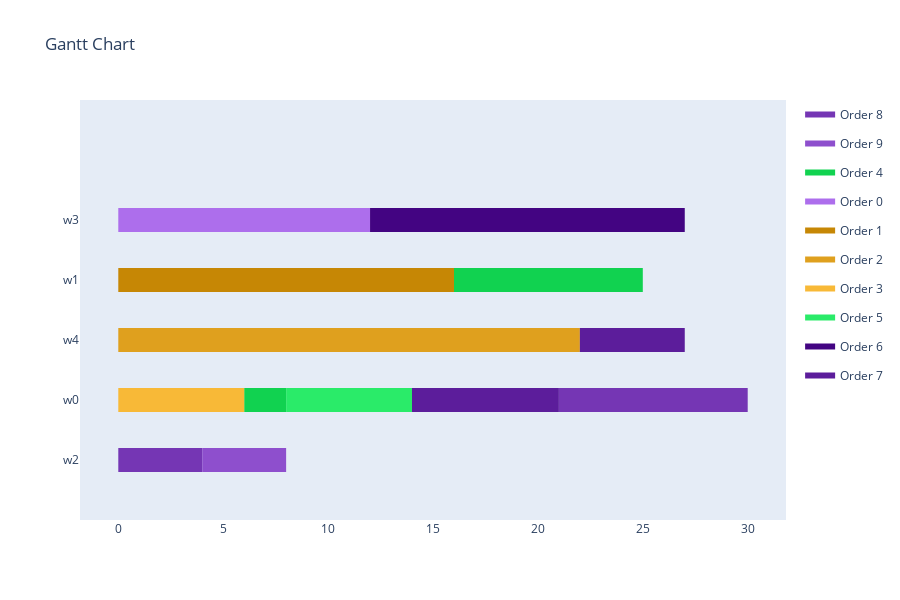

Here is the notebook cell this chart was saved with:
### Markdown cell above
<h4>Visualize Schedule</h4>

### Code cell
visualize_schedule_demo(schedule, env, orders)

### Figure 1 — Plotly figure (JSON) as saved in the notebook; plotly's stock layout.template omitted (floating-point values rounded to 4 significant figures)
{"data": [{"fill": "toself", "fillcolor": "rgb(117, 54, 180)", "hoverinfo": "name", "legendgroup": "rgb(117, 54, 180)", "mode": "none", "name": "Order 8", "type": "scatter", "x": [21, 26, 26, 21, 21, 26, 30, 30, 26, 26, 0, 4, 4, 0], "y": [0.8, 0.8, 1.2, 1.2, null, 0.8, 0.8, 1.2, 1.2, null, -0.2, -0.2, 0.2, 0.2]}, {"fill": "toself", "fillcolor": "rgb(142, 79, 205)", "hoverinfo": "name", "legendgroup": "rgb(142, 79, 205)", "mode": "none", "name": "Order 9", "type": "scatter", "x": [4, 6, 6, 4, 4, 6, 8, 8, 6], "y": [-0.2, -0.2, 0.2, 0.2, null, -0.2, -0.2, 0.2, 0.2]}, {"fill": "toself", "fillcolor": "rgb(17, 210, 80)", "hoverinfo": "name", "legendgroup": "rgb(17, 210, 80)", "mode": "none", "name": "Order 4", "type": "scatter", "x": [16, 20, 20, 16, 16, 20, 25, 25, 20, 20, 6, 8, 8, 6], "y": [2.8, 2.8, 3.2, 3.2, null, 2.8, 2.8, 3.2, 3.2, null, 0.8, 0.8, 1.2, 1.2]}, {"fill": "toself", "fillcolor": "rgb(173, 110, 236)", "hoverinfo": "name", "legendgroup": "rgb(173, 110, 236)", "mode": "none", "name": "Order 0", "type": "scatter", "x": [0, 1, 1, 0, 0, 1, 8, 8, 1, 1, 8, 12, 12, 8], "y": [3.8, 3.8, 4.2, 4.2, null, 3.8, 3.8, 4.2, 4.2, null, 3.8, 3.8, 4.2, 4.2]}, {"fill": "toself", "fillcolor": "rgb(198, 135, 5)", "hoverinfo": "name", "legendgroup": "rgb(198, 135, 5)", "mode": "none", "name": "Order 1", "type": "scatter", "x": [0, 5, 5, 0, 0, 5, 11, 11, 5, 5, 11, 16, 16, 11], "y": [2.8, 2.8, 3.2, 3.2, null, 2.8, 2.8, 3.2, 3.2, null, 2.8, 2.8, 3.2, 3.2]}, {"fill": "toself", "fillcolor": "rgb(223, 160, 30)", "hoverinfo": "name", "legendgroup": "rgb(223, 160, 30)", "mode": "none", "name": "Order 2", "type": "scatter", "x": [0, 9, 9, 0, 0, 9, 13, 13, 9, 9, 13, 17, 17, 13, 13, 17, 22, 22, 17], "y": [1.8, 1.8, 2.2, 2.2, null, 1.8, 1.8, 2.2, 2.2, null, 1.8, 1.8, 2.2, 2.2, null, 1.8, 1.8, 2.2, 2.2]}, {"fill": "toself", "fillcolor": "rgb(248, 185, 55)", "hoverinfo": "name", "legendgroup": "rgb(248, 185, 55)", "mode": "none", "name": "Order 3", "type": "scatter", "x": [0, 1, 1, 0, 0, 1, 6, 6, 1], "y": [0.8, 0.8, 1.2, 1.2, null, 0.8, 0.8, 1.2, 1.2]}, {"fill": "toself", "fillcolor": "rgb(42, 235, 105)", "hoverinfo": "name", "legendgroup": "rgb(42, 235, 105)", "mode": "none", "name": "Order 5", "type": "scatter", "x": [8, 9, 9, 8, 8, 9, 14, 14, 9], "y": [0.8, 0.8, 1.2, 1.2, null, 0.8, 0.8, 1.2, 1.2]}, {"fill": "toself", "fillcolor": "rgb(67, 4, 130)", "hoverinfo": "name", "legendgroup": "rgb(67, 4, 130)", "mode": "none", "name": "Order 6", "type": "scatter", "x": [12, 19, 19, 12, 12, 19, 24, 24, 19, 19, 24, 26, 26, 24, 24, 26, 27, 27, 26], "y": [3.8, 3.8, 4.2, 4.2, null, 3.8, 3.8, 4.2, 4.2, null, 3.8, 3.8, 4.2, 4.2, null, 3.8, 3.8, 4.2, 4.2]}, {"fill": "toself", "fillcolor": "rgb(92, 29, 155)", "hoverinfo": "name", "legendgroup": "rgb(92, 29, 155)", "mode": "none", "name": "Order 7", "type": "scatter", "x": [22, 27, 27, 22, 22, 14, 16, 16, 14, 14, 16, 21, 21, 16], "y": [1.8, 1.8, 2.2, 2.2, null, 0.8, 0.8, 1.2, 1.2, null, 0.8, 0.8, 1.2, 1.2]}, {"legendgroup": "rgb(117, 54, 180)", "marker": {"color": "rgb(117, 54, 180)", "opacity": 0, "size": 1}, "mode": "markers", "name": "", "showlegend": false, "text": [null, null, null, null, null, null], "type": "scatter", "x": [21, 26, 26, 30, 0, 4], "y": [1, 1, 1, 1, 0, 0]}, {"legendgroup": "rgb(142, 79, 205)", "marker": {"color": "rgb(142, 79, 205)", "opacity": 0, "size": 1}, "mode": "markers", "name": "", "showlegend": false, "text": [null, null, null, null], "type": "scatter", "x": [4, 6, 6, 8], "y": [0, 0, 0, 0]}, {"legendgroup": "rgb(17, 210, 80)", "marker": {"color": "rgb(17, 210, 80)", "opacity": 0, "size": 1}, "mode": "markers", "name": "", "showlegend": false, "text": [null, null, null, null, null, null], "type": "scatter", "x": [16, 20, 20, 25, 6, 8], "y": [3, 3, 3, 3, 1, 1]}, {"legendgroup": "rgb(173, 110, 236)", "marker": {"color": "rgb(173, 110, 236)", "opacity": 0, "size": 1}, "mode": "markers", "name": "", "showlegend": false, "text": [null, null, null, null, null, null], "type": "scatter", "x": [0, 1, 1, 8, 8, 12], "y": [4, 4, 4, 4, 4, 4]}, {"legendgroup": "rgb(198, 135, 5)", "marker": {"color": "rgb(198, 135, 5)", "opacity": 0, "size": 1}, "mode": "markers", "name": "", "showlegend": false, "text": [null, null, null, null, null, null], "type": "scatter", "x": [0, 5, 5, 11, 11, 16], "y": [3, 3, 3, 3, 3, 3]}, {"legendgroup": "rgb(223, 160, 30)", "marker": {"color": "rgb(223, 160, 30)", "opacity": 0, "size": 1}, "mode": "markers", "name": "", "showlegend": false, "text": [null, null, null, null, null, null, null, null], "type": "scatter", "x": [0, 9, 9, 13, 13, 17, 17, 22], "y": [2, 2, 2, 2, 2, 2, 2, 2]}, {"legendgroup": "rgb(248, 185, 55)", "marker": {"color": "rgb(248, 185, 55)", "opacity": 0, "size": 1}, "mode": "markers", "name": "", "showlegend": false, "text": [null, null, null, null], "type": "scatter", "x": [0, 1, 1, 6], "y": [1, 1, 1, 1]}, {"legendgroup": "rgb(42, 235, 105)", "marker": {"color": "rgb(42, 235, 105)", "opacity": 0, "size": 1}, "mode": "markers", "name": "", "showlegend": false, "text": [null, null, null, null], "type": "scatter", "x": [8, 9, 9, 14], "y": [1, 1, 1, 1]}, {"legendgroup": "rgb(67, 4, 130)", "marker": {"color": "rgb(67, 4, 130)", "opacity": 0, "size": 1}, "mode": "markers", "name": "", "showlegend": false, "text": [null, null, null, null, null, null, null, null], "type": "scatter", "x": [12, 19, 19, 24, 24, 26, 26, 27], "y": [4, 4, 4, 4, 4, 4, 4, 4]}, {"legendgroup": "rgb(92, 29, 155)", "marker": {"color": "rgb(92, 29, 155)", "opacity": 0, "size": 1}, "mode": "markers", "name": "", "showlegend": false, "text": [null, null, null, null, null, null], "type": "scatter", "x": [22, 27, 14, 16, 16, 21], "y": [2, 2, 1, 1, 1, 1]}], "layout": {"height": 600, "hovermode": "closest", "showlegend": true, "title": {"text": "Gantt Chart"}, "xaxis": {"rangeselector": {"buttons": [{"count": 7, "label": "1w", "step": "day", "stepmode": "backward"}, {"count": 1, "label": "1m", "step": "month", "stepmode": "backward"}, {"count": 6, "label": "6m", "step": "month", "stepmode": "backward"}, {"count": 1, "label": "YTD", "step": "year", "stepmode": "todate"}, {"count": 1, "label": "1y", "step": "year", "stepmode": "backward"}, {"step": "all"}]}, "showgrid": false, "type": "linear", "zeroline": false}, "yaxis": {"autorange": false, "range": [-1, 6], "showgrid": false, "ticktext": ["w2", "w0", "w4", "w1", "w3"], "tickvals": [0, 1, 2, 3, 4], "zeroline": false}}}
